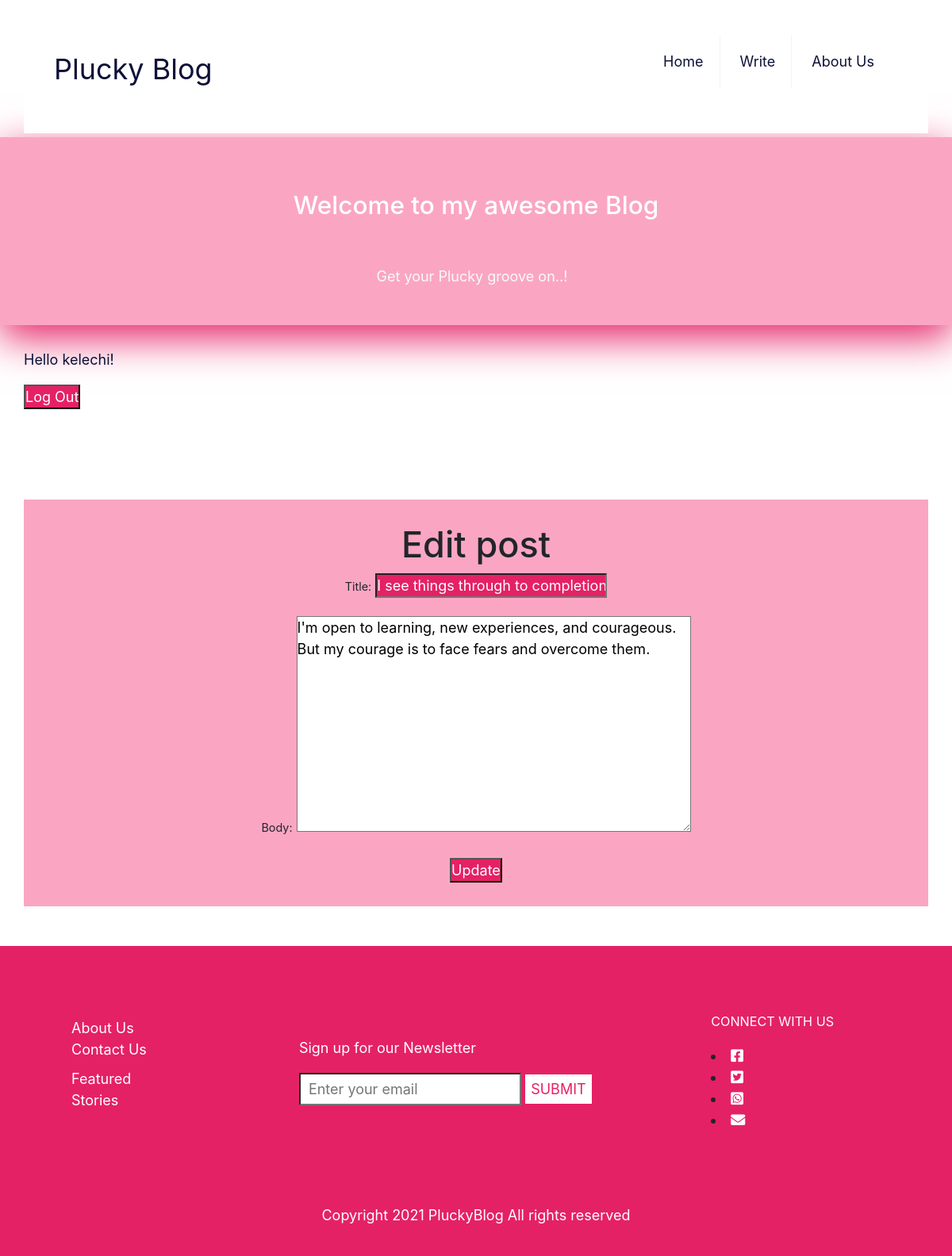
Page /post/6/edit/ (signed in) on the committed database.
### pluckyblog/models.py (models this page shows, shortened)
class Post(models.Model):
    title = models.CharField(max_length=200, unique=True)
    author = models.ForeignKey(
        'auth.User',
        on_delete=models.SET_NULL, null=True,
        related_name='posts',
    )
    date_updated = models.DateTimeField(default=timezone.now)
    body = models.TextField()
    date_posted = models.DateTimeField(default=timezone.now)
    status = models.IntegerField(choices=STATUS, default=0)
    class Meta:
        ordering = ['-date_posted']

### pluckyblog/views.py (the view)
# urls.py: path('post/<int:pk>/edit/', BlogUpdateView.as_view(),
class BlogUpdateView(LoginRequiredMixin, UserPassesTestMixin, UpdateView):
    model = Post
    template_name = 'post_edit.html'
    fields = ['title', 'body']
    def test_func(self):
        obj = self.get_object()
        return obj.author == self.request.user

### templates/post_edit.html
{% extends 'base.html' %}
{% block content %}
<main>
    <aside>
      <h1>Edit post</h1>
      <form action="" method="post">{% csrf_token %}
       {{ form.as_p }}
       <input type="submit" value="Update">
      </form>
    </aside>
</main>
{% endblock content %}

### templates/blogsections/header.html (shortened to what this page needs)
<!DOCTYPE html>
{% load static %}
<html lang="en">
  <head>
    <link rel="stylesheet" href="{% static 'css/base.css' %}">
    <link rel="stylesheet" href="https://cdnjs.cloudflare.com/ajax/libs/font-awesome/5.15.3/css/all.min.css">
    <link rel="stylesheet" href="https://maxcdn.bootstrapcdn.com/bootstrap/4.0.0/css/bootstrap.min.css"
 />
  </head>
  <header>
    <div>
      <nav class="navbar">
        <a href="{% url 'home' %}" class="logo">Plucky Blog</a>
        <ul class="menu">
         <li><a href="{% url 'home' %}">Home</a></li>
         <li><a href="{% url 'post_new' %}">Write</a></li>
         <li><a href="#">About Us</a></li>
        </ul>
      </nav>
    </div>
  </header>
  <header class="masthead">
      <div class="container">
        <div class="row">
          <div class="col-md-8 col-md-10 mx-auto">
            <div class="site-heading">
              <h3 class="site-heading my-4 mt-3 text-white">
                Welcome to my awesome Blog
              </h3>
              <p class="text-light">Get your Plucky groove on..! &nbsp</p>
            </div>
          </div>
        </div>
      </div>
  </header>
  <div class="auth">
    {% if user.is_authenticated %}
    <p>Hello {{ request.user }}!</p><a href="#" onClick="document.getElementById('logoutform').submit()"><button type="button">Log Out</button></a>
    {% else %}
    <p>Hello {{ request.user }}!</p>
    <a href="{% url 'signup' %}">Sign Up</a> | <a href="{% url 'login' %}">Log In</a>
    {% endif %}
    <br/><br/>
  </div>
</html>

### static/css/base.css (style rules this page uses)
html { box-sizing: border-box; font-family: Arial, Helvetica, sans-serif; font-size: 18px; }
*, *::before, *::after { font-weight: inherit; margin: 0; padding: 0; border-radius: 0; box-sizing: inherit; }
button { background-color: #e52165; color: #FFF; }
input { color: #FFF; }
.auth a { color: #e52165; }
form input { background-color: #e52165; color: #FFF; }
ul { list-style-type: none; padding: 30px 30px 30px; }
header { padding: 5px 30px; align-items: center; justify-content: space-between; }
h3 { padding: 30px 30px 30px; }
label { display: block; font-size: 0.8rem; margin-bottom: 2px; }
header a, footer a, footer p { color: #FFF; }
.navbar { background-color: #fff; display: flex; justify-content: space-between; align-items: center; }
.navbar .logo { display: inline-block; font-size: 2em; padding: 10px 20px; text-decoration: none; color: #0d1137; }
.navbar .menu li { list-style: none; display: inline-block; }
.navbar .menu li a { display: block; padding: 20px 20px; border-right: 1px solid #f4f4f4; text-decoration: none; color: #0d1137; }
.navbar .menu li:last-child a { border-right: none; }
main { padding: 50px 30px; display: block; column-gap: 10px; }
p { display: block; margin-block-start: 1em; margin-block-end: 1em; margin-inline-start: 0px; margin-inline-end: 0px; }
.masthead { background: #faa6c3; height: auto; text-align: center; padding-bottom: 30px; box-shadow: 0 16px 48px #e52165; padding-top: 10px; }
aside { background-color: #faa6c3; width: auto; text-align: center; padding: 30px; }
.auth { display: inline-block; padding: 30px; padding-bottom: 10px; text-decoration: none; color: #0d1137; }

### rows in the picture
Post: title "I see things through to completion", body "I'm open to learning, new experiences, and courageous. But my courage is to face fears and overcome them."

### other values in the picture
{{ request.user }} "kelechi"
